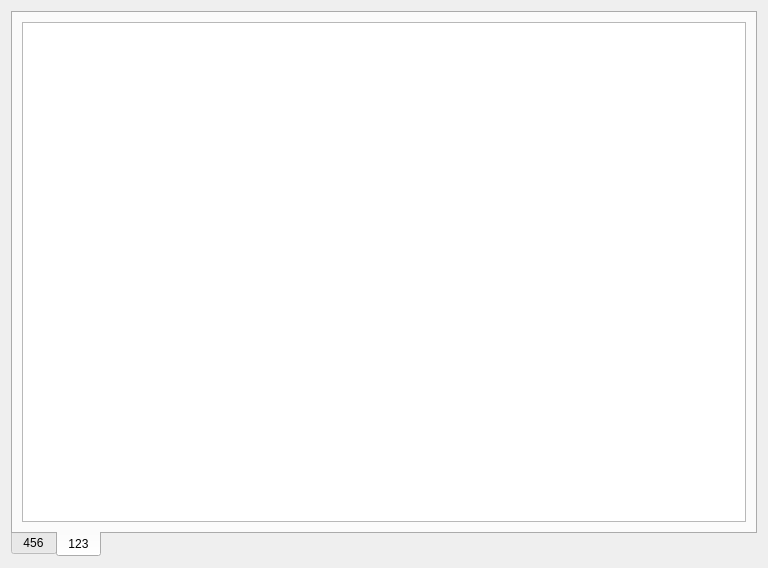
<?xml version="1.0" encoding="UTF-8"?>
<ui version="4.0">
 <class>Form</class>
 <widget class="QWidget" name="Form">
  <property name="geometry">
   <rect>
    <x>0</x>
    <y>0</y>
    <width>768</width>
    <height>568</height>
   </rect>
  </property>
  <property name="windowTitle">
   <string>Form</string>
  </property>
  <layout class="QVBoxLayout" name="verticalLayout">
   <item>
    <widget class="QTabWidget" name="tabWidget">
     <property name="tabPosition">
      <enum>QTabWidget::South</enum>
     </property>
     <property name="currentIndex">
      <number>1</number>
     </property>
     <property name="elideMode">
      <enum>Qt::ElideNone</enum>
     </property>
     <property name="usesScrollButtons">
      <bool>true</bool>
     </property>
     <property name="documentMode">
      <bool>false</bool>
     </property>
     <property name="tabsClosable">
      <bool>false</bool>
     </property>
     <property name="movable">
      <bool>false</bool>
     </property>
     <property name="tabBarAutoHide">
      <bool>false</bool>
     </property>
     <widget class="QWidget" name="tab_2">
      <attribute name="title">
       <string>456</string>
      </attribute>
      <widget class="QCalendarWidget" name="calendarWidget">
       <property name="geometry">
        <rect>
         <x>110</x>
         <y>170</y>
         <width>456</width>
         <height>177</height>
        </rect>
       </property>
      </widget>
      <widget class="QPushButton" name="pushButton">
       <property name="geometry">
        <rect>
         <x>270</x>
         <y>120</y>
         <width>89</width>
         <height>25</height>
        </rect>
       </property>
       <property name="text">
        <string>PushButton</string>
       </property>
      </widget>
     </widget>
     <widget class="QWidget" name="">
      <attribute name="title">
       <string>123</string>
      </attribute>
      <layout class="QHBoxLayout" name="horizontalLayout">
       <item>
        <widget class="QTextEdit" name="textEdit"/>
       </item>
      </layout>
     </widget>
    </widget>
   </item>
  </layout>
 </widget>
 <resources/>
 <connections/>
</ui>
